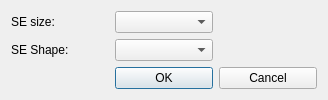
<?xml version="1.0" encoding="UTF-8"?>
<ui version="4.0">
 <class>MorphDialog</class>
 <widget class="QDialog" name="MorphDialog">
  <property name="geometry">
   <rect>
    <x>0</x>
    <y>0</y>
    <width>328</width>
    <height>93</height>
   </rect>
  </property>
  <property name="sizePolicy">
   <sizepolicy hsizetype="Fixed" vsizetype="Fixed">
    <horstretch>0</horstretch>
    <verstretch>0</verstretch>
   </sizepolicy>
  </property>
  <property name="windowTitle">
   <string>Dialog</string>
  </property>
  <property name="windowIcon">
   <iconset resource="../../../res/icons.qrc">
    <normaloff>:/icons/icons/personal_finance.png</normaloff>:/icons/icons/personal_finance.png</iconset>
  </property>
  <layout class="QGridLayout" name="gridLayout">
   <item row="0" column="0">
    <widget class="QLabel" name="label">
     <property name="text">
      <string>SE size:</string>
     </property>
    </widget>
   </item>
   <item row="0" column="1">
    <widget class="QComboBox" name="seSize"/>
   </item>
   <item row="1" column="0">
    <widget class="QLabel" name="label_2">
     <property name="text">
      <string>SE Shape:</string>
     </property>
    </widget>
   </item>
   <item row="1" column="1">
    <widget class="QComboBox" name="seShape"/>
   </item>
   <item row="2" column="1">
    <widget class="QPushButton" name="okButton">
     <property name="text">
      <string>OK</string>
     </property>
    </widget>
   </item>
   <item row="2" column="2">
    <widget class="QPushButton" name="cancelButton">
     <property name="text">
      <string>Cancel</string>
     </property>
    </widget>
   </item>
  </layout>
 </widget>
 <resources>
  <include location="../../../res/icons.qrc"/>
 </resources>
 <connections/>
</ui>
